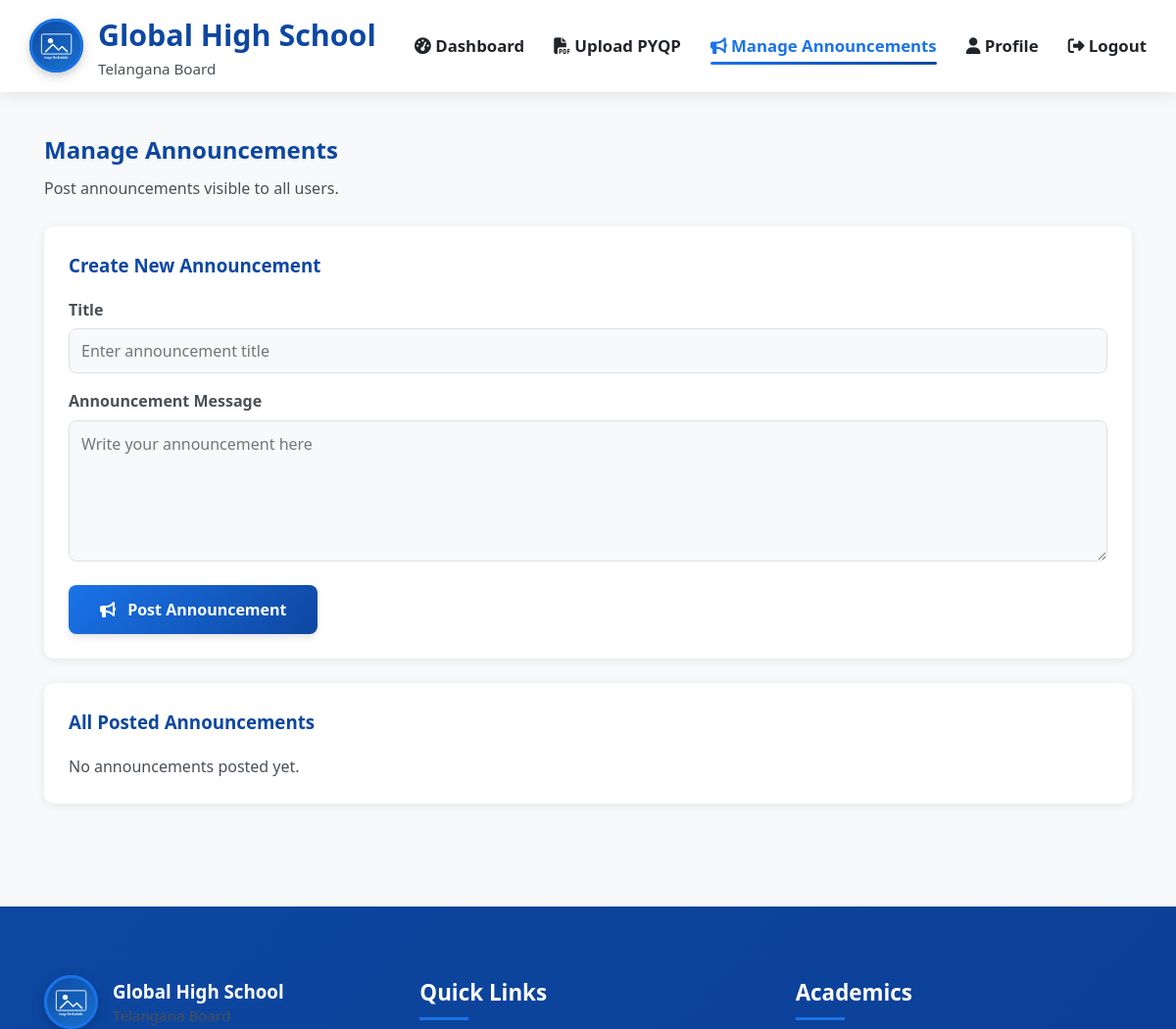
Before: /faculty/announcements (signed in, upper part) with the older database file.
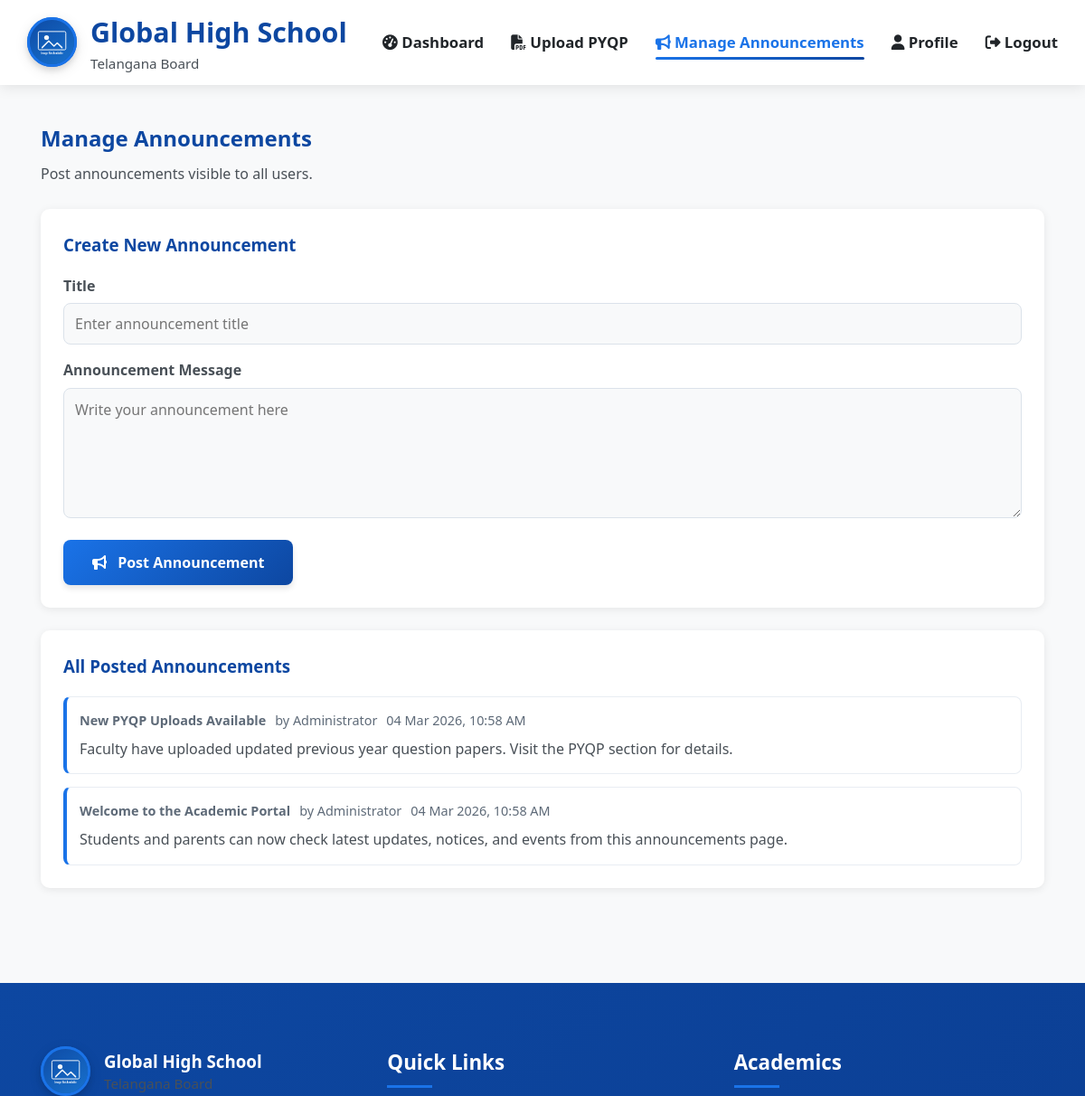
After: the same page with the newer database file.
### app.py (models this page shows, shortened)
class Announcement(db.Model):
    id = db.Column(db.Integer, primary_key=True)
    title = db.Column(db.String(200), nullable=False)
    message = db.Column(db.Text, nullable=False)
    created_by = db.Column(db.Integer, db.ForeignKey('faculty.id'), nullable=False)
    created_at = db.Column(db.DateTime, default=datetime.utcnow)
    is_active = db.Column(db.Boolean, default=True)
    creator = db.relationship('Faculty', backref='announcements')

class Faculty(UserMixin, db.Model):
    id = db.Column(db.Integer, primary_key=True)
    username = db.Column(db.String(80), unique=True, nullable=False)
    email = db.Column(db.String(120), unique=True, nullable=False)
    password_hash = db.Column(db.String(200), nullable=False)
    name = db.Column(db.String(100), nullable=False)
    role = db.Column(db.String(100), nullable=False)
    department = db.Column(db.String(100))
    phone = db.Column(db.String(15))
    is_active = db.Column(db.Boolean, default=True)
    is_admin = db.Column(db.Boolean, default=False)
    created_at = db.Column(db.DateTime, default=datetime.utcnow)
    last_login = db.Column(db.DateTime)
    updated_at = db.Column(db.DateTime, default=datetime.utcnow, onupdate=datetime.utcnow)
    pyqps = db.relationship('PYQP', backref='uploader', lazy=True)

### app.py (the view, shortened to what this page needs)
@app.route('/faculty/announcements', methods=['GET', 'POST'])
@login_required
def faculty_announcements():
    posted_announcements = Announcement.query.order_by(Announcement.created_at.desc()).all()
    return render_template('auth/faculty_announcements.html', announcements=posted_announcements)

### app.py (called while the page is built)
@login_manager.user_loader
def load_user(user_id):
    return Faculty.query.get(int(user_id))

@app.context_processor
def inject_template_helpers():
    return {
        'get_image_url': get_image_url
    }

### templates/auth/faculty_announcements.html (shortened to what this page needs)
{% extends "base.html" %}
{% block content %}
<section class="faculty-announcements-page">
    <div class="container">
        <div class="section-header">
            <h2>Manage Announcements</h2>
            <p>Post announcements visible to all users.</p>
        </div>
        <div class="announcement-form-card">
            <h3>Create New Announcement</h3>
            <form method="POST" class="announcement-form">
                <div class="form-group">
                    <label for="title">Title</label>
                    <input type="text" id="title" name="title" maxlength="200" required placeholder="Enter announcement title">
                </div>
                <div class="form-group">
                    <label for="message">Announcement Message</label>
                    <textarea id="message" name="message" rows="5" required placeholder="Write your announcement here"></textarea>
                </div>
                <button type="submit" class="btn btn-primary">
                    <i class="fas fa-bullhorn"></i> Post Announcement
                </button>
            </form>
        </div>
        <div class="posted-announcements-card">
            <h3>All Posted Announcements</h3>
            {% if announcements %}
            <div class="announcement-list">
                {% for announcement in announcements %}
                <div class="announcement-item">
                    <div class="announcement-item-meta">
                        <strong>{{ announcement.title }}</strong>
                        <span>by {{ announcement.creator.name if announcement.creator else 'School Administration' }}</span>
                        <span>{{ announcement.created_at.strftime('%d %b %Y, %I:%M %p') }}</span>
                    </div>
                    <p>{{ announcement.message }}</p>
                </div>
                {% endfor %}
            </div>
            {% else %}
            <p class="no-data">No announcements posted yet.</p>
            {% endif %}
        </div>
    </div>
</section>
{% endblock %}

Changed rows visible on the page:
added Announcement: title "New PYQP Uploads Available", creator "Administrator", created_at "04 Mar 2026, 10:58 AM", message "Faculty have uploaded updated previous year question papers. Visit the PYQP section for details."
added Announcement: title "Welcome to the Academic Portal", creator "Administrator", created_at "04 Mar 2026, 10:58 AM", message "Students and parents can now check latest updates, notices, and events from this announcements page."
Other visible differences:
text no longer shown: "No announcements posted yet."
